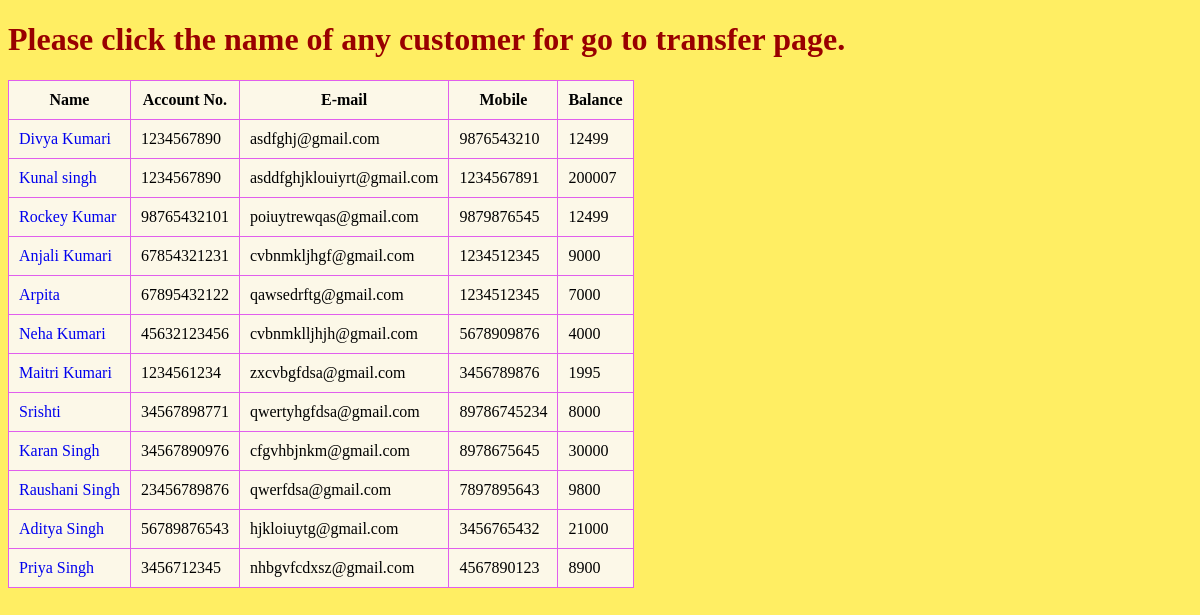
The page /customers on the database as committed earlier.
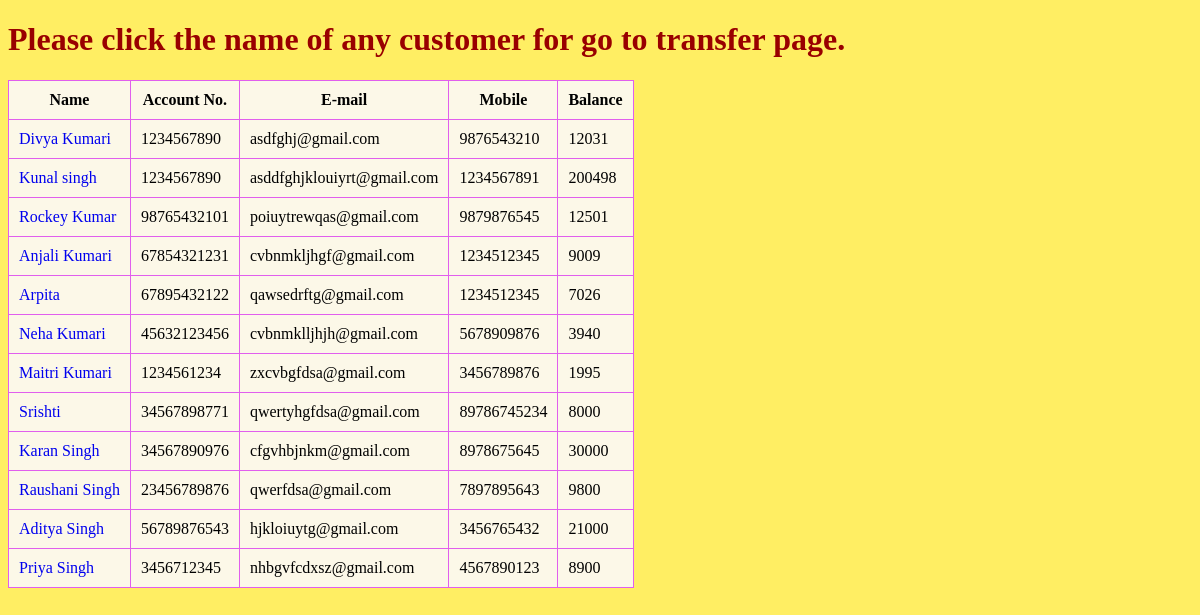
The same page on the database as committed later.
### Banking_System/models.py (models this page shows)
class Customers(models.Model):
    name=models.CharField(max_length=100)
    account_no=models.IntegerField()
    email=models.EmailField(max_length=100)
    mobile=models.IntegerField()
    balance=models.IntegerField(default=0)

### Banking_System/views.py (the view)
# urls.py: path('customers',views.customers,name='customers'),
def customers(request):
    datas=Customers.objects.all()
    return render(request,"customers.html",{'datas':datas})

### Banking_System/templates/customers.html (shortened to what this page needs)
<!DOCTYPE html>
<html lang="en">
<head>
</head>
<body id="first">
{% block content %}
<h1 id="head">Please click the name of any customer for go to transfer page.</h1>
<table class="tab">
    <tr>
        <th>Name</th>
        <th>Account No.</th>
        <th>E-mail</th>
        <th>Mobile</th>
        <th>Balance</th>
    </tr>
{% for data in datas %}
    <tr>
        <td> <a href = "{% url 'transfer' id=data.id %}" id="link">{{data.name}}</a></td>
            <td>{{data.account_no}}</td>
            <td>{{data.email}}</td>
            <td>{{data.mobile}}</td>
            <td>{{data.balance}}</td>
    </tr>
  {% endfor %}
</table>
{% endblock %}
</body>
</html>

### Banking_System/templates/customers.html (style rules this page uses)
#head { color:#990000; }
#first { background-color:#FFEE63 }
.tab,tr,td,th { border:1px solid #E15FED;border-collapse:collapse;padding:10px;background-color:#FCF8E8 }
#link { text-decoration:none }

Rows that differ between the two databases and show on the page:
changed Customers "Divya Kumari": balance "12499" → "12031"
changed Customers "Kunal singh": balance "200007" → "200498"
changed Customers "Rockey Kumar": balance "12499" → "12501"
changed Customers "Anjali Kumari": balance "9000" → "9009"
changed Customers "Arpita": balance "7000" → "7026"
changed Customers "Neha Kumari": balance "4000" → "3940"
